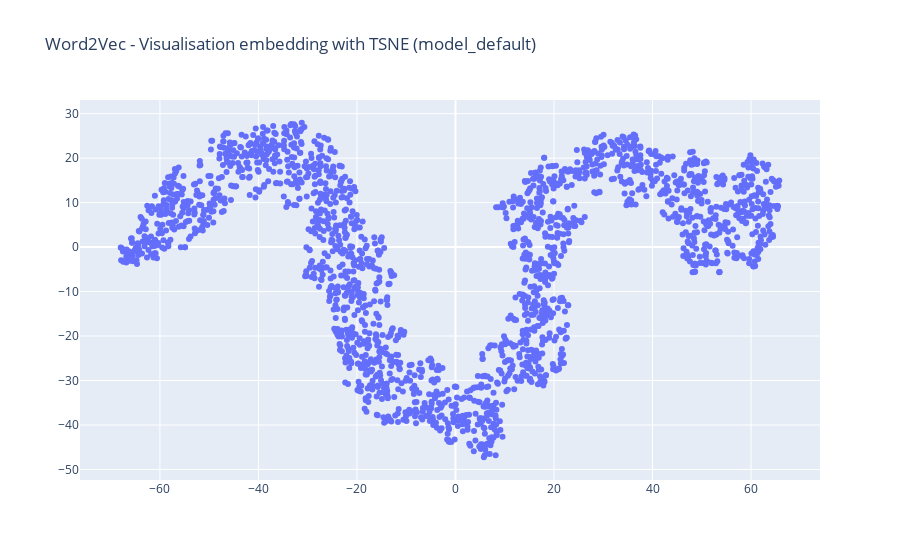
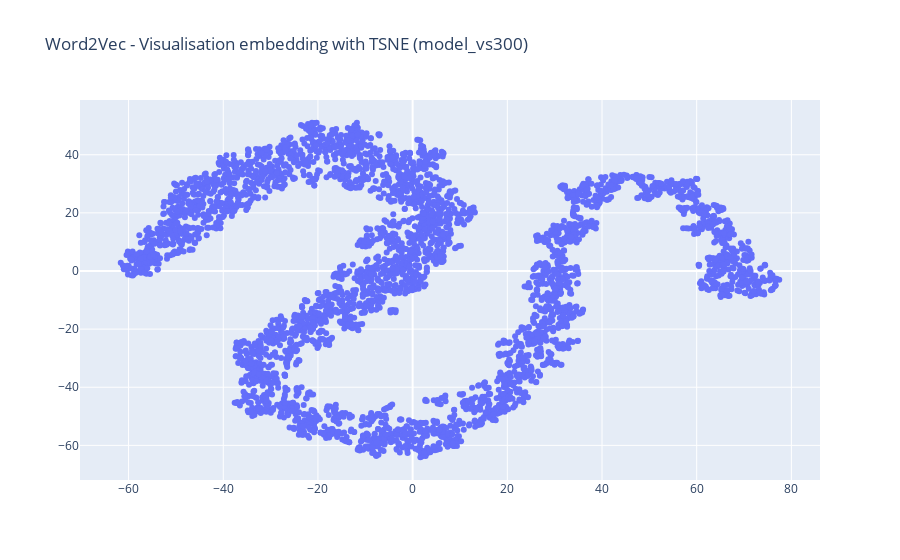
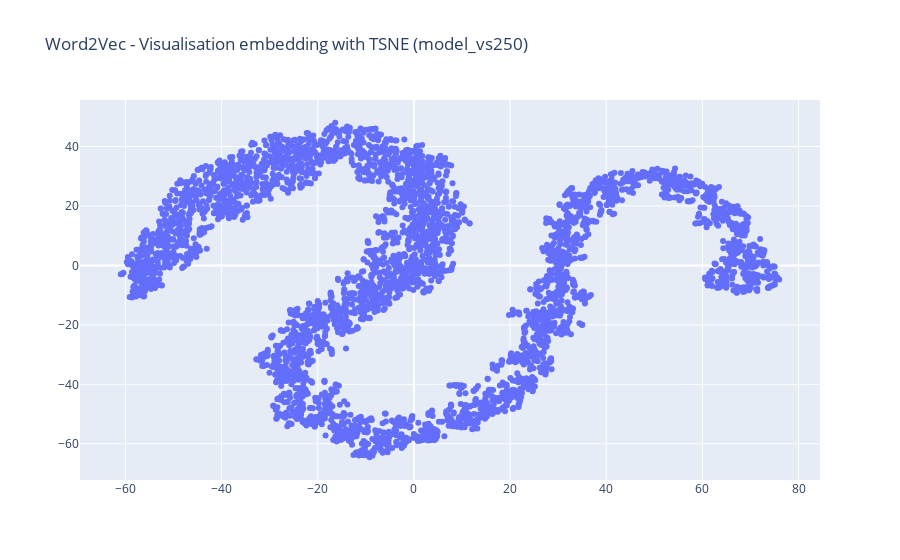
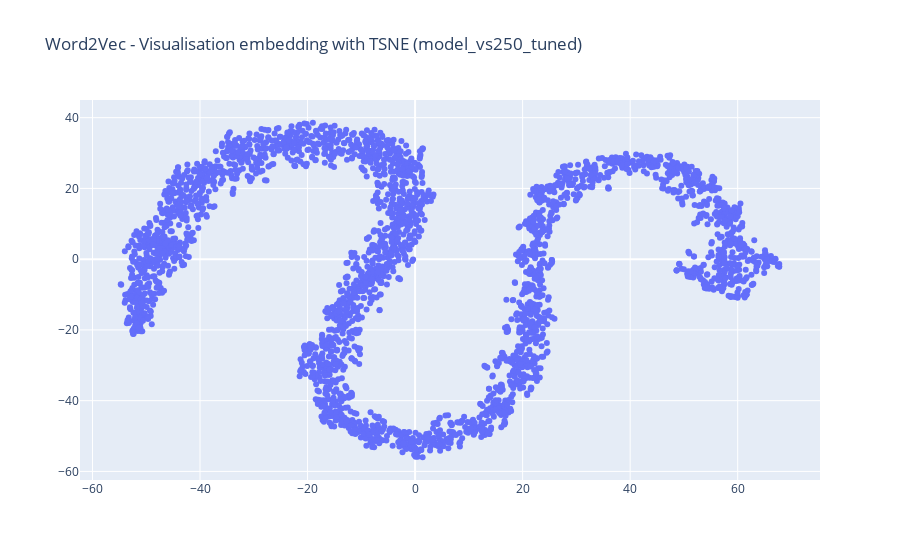

These figures' notebook cell, in order:
### Code cell
models = [model_default, model_vs300, model_vs250, model_vs250_tuned, fast_text]
model_names = ["model_default", "model_vs300", "model_vs250", "model_vs250_tuned", "fast_text"]

for model, name in zip(models, model_names):
    x_vals, y_vals, labels = reduce_dimensions(model)
    plot = plot_embeddings(x_vals, y_vals, labels, name)

### Figure 1 — Plotly figure (JSON) as saved in the notebook; plotly's stock layout.template omitted (floating-point values rounded to 4 significant figures; data arrays with more than 128 entries replaced by an {"elided": "..."} marker saying what was removed)
{"data": [{"mode": "markers", "text": {"elided": "1995 str values"}, "type": "scatter", "x": {"elided": "1995 float values"}, "y": {"elided": "1995 float values"}}], "layout": {"title": {"text": "Word2Vec - Visualisation embedding with TSNE (model_default)"}}}

### Figure 2 — Plotly figure (JSON) as saved in the notebook; plotly's stock layout.template omitted (floating-point values rounded to 4 significant figures; data arrays with more than 128 entries replaced by an {"elided": "..."} marker saying what was removed)
{"data": [{"mode": "markers", "text": {"elided": "4027 str values"}, "type": "scatter", "x": {"elided": "4027 float values"}, "y": {"elided": "4027 float values"}}], "layout": {"title": {"text": "Word2Vec - Visualisation embedding with TSNE (model_vs300)"}}}

### Figure 3 — Plotly figure (JSON) as saved in the notebook; plotly's stock layout.template omitted (floating-point values rounded to 4 significant figures; data arrays with more than 128 entries replaced by an {"elided": "..."} marker saying what was removed)
{"data": [{"mode": "markers", "text": {"elided": "4027 str values"}, "type": "scatter", "x": {"elided": "4027 float values"}, "y": {"elided": "4027 float values"}}], "layout": {"title": {"text": "Word2Vec - Visualisation embedding with TSNE (model_vs250)"}}}

### Figure 4 — Plotly figure (JSON) as saved in the notebook; plotly's stock layout.template omitted (floating-point values rounded to 4 significant figures; data arrays with more than 128 entries replaced by an {"elided": "..."} marker saying what was removed)
{"data": [{"mode": "markers", "text": {"elided": "2929 str values"}, "type": "scatter", "x": {"elided": "2929 float values"}, "y": {"elided": "2929 float values"}}], "layout": {"title": {"text": "Word2Vec - Visualisation embedding with TSNE (model_vs250_tuned)"}}}
